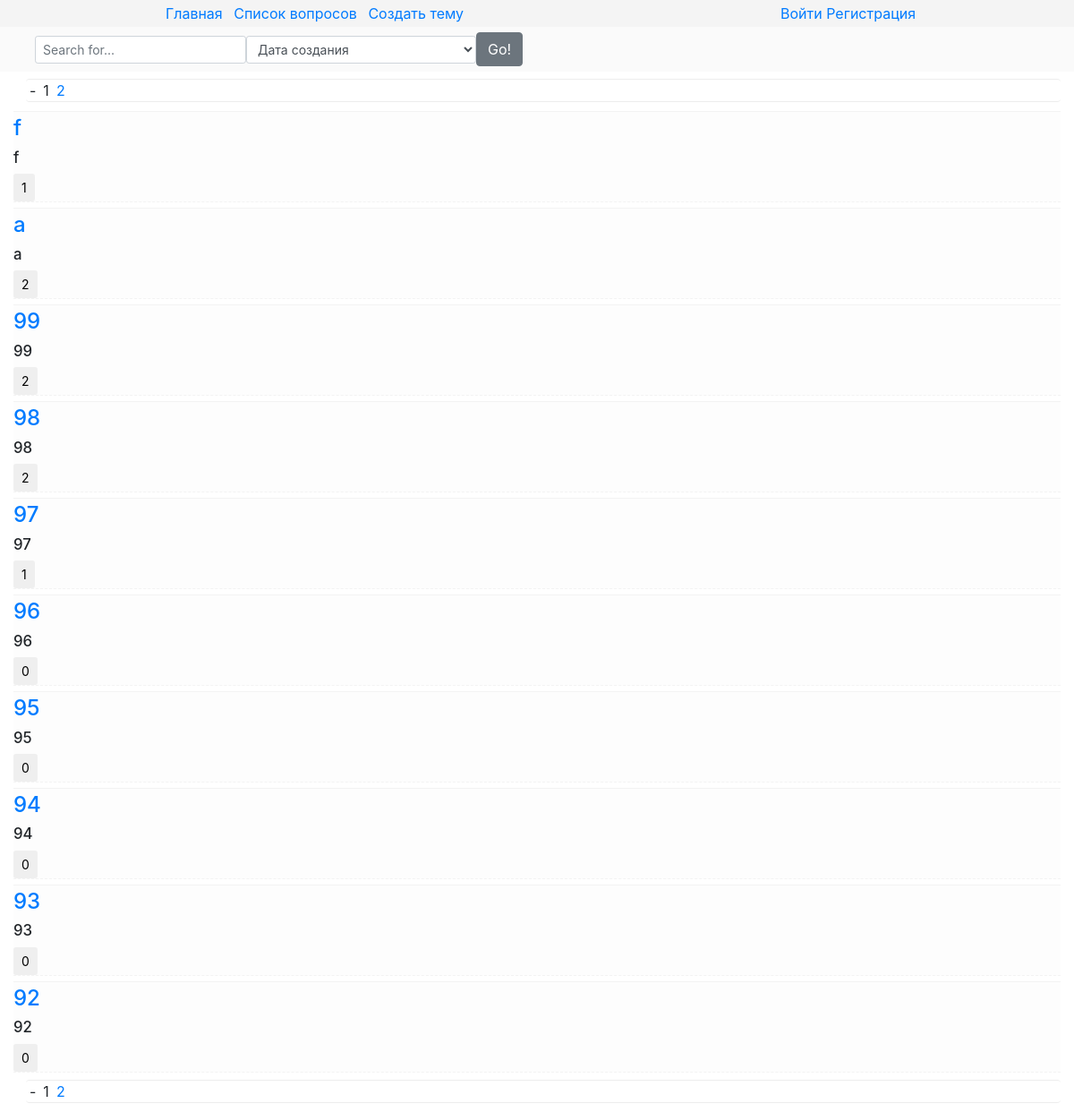
The app's page /list/1 with its own data.
### core/models.py (models this page shows, shortened)
class Topic(models.Model):
    title = models.CharField(max_length=40)
    description = models.TextField()
    author = models.ForeignKey(settings.AUTH_USER_MODEL, on_delete=PROTECT)
    pub_date = models.DateTimeField(auto_now_add=True)
    update_date = models.DateTimeField(auto_now=True)
    comments = GenericRelation(Comment, related_query_name="comments", content_type_field="model_type")
    likes = GenericRelation(Like,related_query_name="likes", content_type_field="model_type")
    class Meta:
        ordering = ("-pub_date","title")

### core/views.py (the view)
# urls.py: url(r"^list/(?P<page>\d+)",views.TopicsListView.as_view(), name="list")
class TopicsListView(ListView):
    model = Topic
    template_name = "core/list.html"
    paginate_by = 10    # Пагинация по 10 элементов на страницу.
    paginate_orphans = 3    # Минимум 3 элемента на последней странице.
    def dispatch(self, request, *args, **kwargs):
        self.form = IndexPageForm(request.GET)
        self.form.is_valid()
        return super(TopicsListView, self).dispatch(request, *args, **kwargs)
    def get_queryset(self):
        def search_by(queryset_input, search_field_input):
            if search_field_input:
                queryset_input = queryset_input.filter(Q(title__icontains=search_field_input) | Q(description__icontains=search_field_input))
            return queryset_input
        def sort_by(queryset_input, sort_field_input):
            if sort_field_input == "-pub_date":
                queryset_input = queryset_input.order_by("-pub_date")
            if sort_field_input == "pub_date":
                queryset_input = queryset_input.order_by("pub_date")
            elif sort_field_input == "comments_count":
                queryset_input = queryset_input.annotate(comments_count=models.Count("comments")).order_by("-comments_count")
            elif sort_field_input == "likes_count":
                queryset_input = queryset_input.annotate(likes_count=models.Count("likes")).order_by("-likes_count")
            return queryset_input
        self.queryset = super(TopicsListView, self).get_queryset()
        sort_field = self.form.cleaned_data.get("sort_field","-pub_date")
        search_field = self.form.cleaned_data.get("search_field",None)
        self.queryset = search_by(self.queryset, search_field)
        self.queryset = sort_by(self.queryset, sort_field)
        return self.queryset
    def get_context_data(self, **kwargs):
        context = super(TopicsListView, self).get_context_data(**kwargs)
        context["form"] = self.form
        return context

### core/forms.py
class IndexPageForm(forms.Form):
    search_field = forms.CharField(required=False)
    sort_field = forms.ChoiceField(choices=(("-pub_date", "Дата создания"), ("pub_date", "Дата создания, сначала старые"), ("likes_count", "Рейтинг"), ("comments_count", "Количество комментариев")),required=False)

### core/templates/core/list.html (shortened to what this page needs)
{% extends "core/patterns/parents/main.html" %}
{% load static %}
{% block extra_head %}
    <link href="{% static "core/list.css" %}" type="text/css" rel="stylesheet">
{% endblock %}
{% block header %}{% include "core/patterns/includes/header_with_field.html" %}{% endblock %}
{% block content %}
    {% include "core/patterns/includes/pagination_block.html" %}
    {% for object in object_list %}
        <div class="object">
            <h4><a href="{% url "core:detail" object.id %}" id="{{ object.id }}"><div class="topic"> {{ object.title }} </div></a></h4>
            <h5>{{ object.description }}</h5>
            {% include "core/patterns/includes/like_from/like_form_for_topic.html" %}
        </div>
    {% endfor %}
    {% include "core/patterns/includes/pagination_block.html" %}
{% endblock %}

### core/templates/core/patterns/includes/like_from/like_form.html (shortened to what this page needs)
<div class="like_form {% block extra_class %}{% endblock %}">
    <input type="submit" class="btn btn-sm btn-default" value="{% block number_of_likes %}{{ object.likes.count }}{% endblock %}">
</div>

### core/static/core/main.css (style rules this page uses)
.sort_field { width:10px; }
h5 { font-size: 1.05rem; }

### core/static/core/list.css (style rules this page uses)
.object { background-color: #fdfdfd; margin-top:6px; border-top:1px solid #f3f3f3; border-bottom:1px dashed #f3f3f3; padding-top: 4px; }

### records on screen
Topic: title "f", description "f", likes.count "1"
Topic: title "a", description "a", likes.count "2"
Topic: title "99", description "99", likes.count "2"
Topic: title "98", description "98", likes.count "2"
Topic: title "97", description "97", likes.count "1"
Topic: title "96", description "96", likes.count "0"
Topic: title "95", description "95", likes.count "0"
Topic: title "94", description "94", likes.count "0"
Topic: title "93", description "93", likes.count "0"
Topic: title "92", description "92", likes.count "0"

### other values on screen
{{ page_obj.number }} "1 1"
{{ page_obj.next_page_number }} "2 2"
